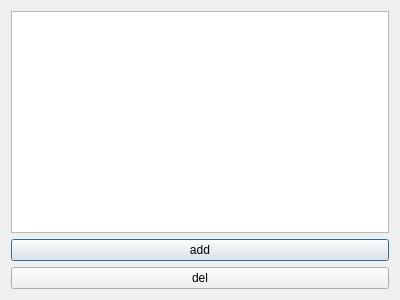
<?xml version="1.0" encoding="UTF-8"?>
<ui version="4.0">
 <class>TableDialogDict</class>
 <widget class="QDialog" name="TableDialogDict">
  <property name="geometry">
   <rect>
    <x>0</x>
    <y>0</y>
    <width>400</width>
    <height>300</height>
   </rect>
  </property>
  <property name="windowTitle">
   <string>Dialog</string>
  </property>
  <layout class="QVBoxLayout" name="verticalLayout">
   <item>
    <layout class="QVBoxLayout" name="verticalLayout_2">
     <item>
      <widget class="QTableWidget" name="table"/>
     </item>
     <item>
      <widget class="QPushButton" name="add_btn">
       <property name="text">
        <string>add</string>
       </property>
      </widget>
     </item>
     <item>
      <widget class="QPushButton" name="del_btn">
       <property name="text">
        <string>del</string>
       </property>
      </widget>
     </item>
    </layout>
   </item>
  </layout>
 </widget>
 <resources/>
 <connections/>
</ui>
